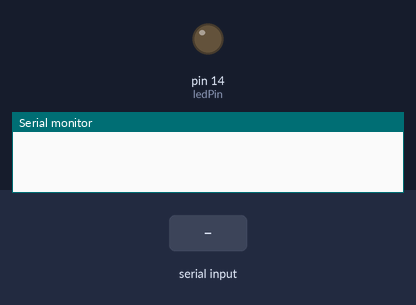
The sketch below on a simulated Arduino Uno, built with avr-gcc and run on an emulated ATmega328P. Shown: output pins drawn as LEDs (lit = HIGH), the last lines printed to the serial monitor. The test bench sets the inputs (shaded band).

Above: at 1.2 s.
1.3 s: "1" received over Serial
At 2.5 s:
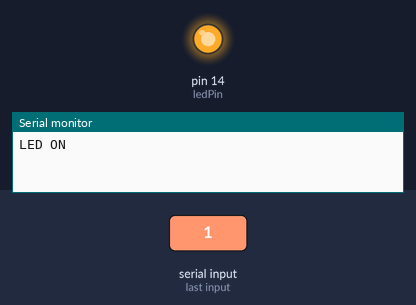
2.8 s: "0" received over Serial
At 3.6 s:
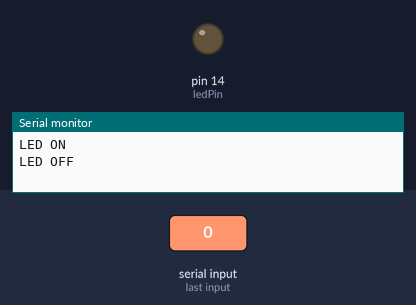
Timing chart, 0 to 5.8 s (numbered marks = the images above; inputs shaded):
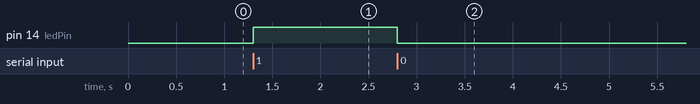

The sketch:

LAB03_Part1.ino
```cpp
const byte ledPin =14;
byte val;
void setup() {
  // put your setup code here, to run once:
  Serial.begin(9600);
  pinMode(14, OUTPUT);

}

void loop() {
  // put your main code here, to run repeatedly:
if(Serial.available()){
  val = Serial.read();
  if(val == '1'){
    digitalWrite(14,HIGH);
    Serial.println("LED ON");
  } else if(val == '0'){
      digitalWrite(14,LOW);
      Serial.println("LED OFF");
    }


}
}
```

Measured:
- after the input at 1.3 s, pin 14 (ledPin): LOW → HIGH at once
- after the input at 2.8 s, pin 14 (ledPin): HIGH → LOW at once
